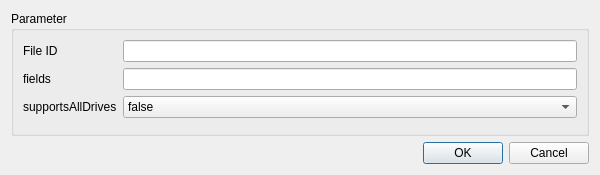
<?xml version="1.0" encoding="UTF-8"?>
<ui version="4.0">
 <class>FileMataDataDialog</class>
 <widget class="QDialog" name="FileMataDataDialog">
  <property name="geometry">
   <rect>
    <x>0</x>
    <y>0</y>
    <width>600</width>
    <height>175</height>
   </rect>
  </property>
  <property name="windowTitle">
   <string>Get file matadata</string>
  </property>
  <layout class="QGridLayout" name="gridLayout">
   <item row="1" column="0">
    <widget class="QDialogButtonBox" name="buttonBox">
     <property name="standardButtons">
      <set>QDialogButtonBox::Cancel|QDialogButtonBox::Ok</set>
     </property>
    </widget>
   </item>
   <item row="0" column="0">
    <widget class="QGroupBox" name="groupBox">
     <property name="title">
      <string>Parameter</string>
     </property>
     <layout class="QFormLayout" name="formLayout">
      <item row="0" column="0">
       <widget class="QLabel" name="label_FileId">
        <property name="text">
         <string>File ID</string>
        </property>
        <property name="buddy">
         <cstring>lineEdit_FileId</cstring>
        </property>
       </widget>
      </item>
      <item row="0" column="1">
       <widget class="QLineEdit" name="lineEdit_FileId"/>
      </item>
      <item row="1" column="0">
       <widget class="QLabel" name="label_Fields">
        <property name="text">
         <string>fields</string>
        </property>
        <property name="buddy">
         <cstring>lineEdit_Fileds</cstring>
        </property>
       </widget>
      </item>
      <item row="1" column="1">
       <widget class="QLineEdit" name="lineEdit_Fileds"/>
      </item>
      <item row="2" column="0">
       <widget class="QLabel" name="label_supportsAllDrives">
        <property name="text">
         <string>supportsAllDrives</string>
        </property>
        <property name="buddy">
         <cstring>comboBox_supportsAllDrives</cstring>
        </property>
       </widget>
      </item>
      <item row="2" column="1">
       <widget class="QComboBox" name="comboBox_supportsAllDrives">
        <item>
         <property name="text">
          <string>false</string>
         </property>
        </item>
        <item>
         <property name="text">
          <string>true</string>
         </property>
        </item>
       </widget>
      </item>
     </layout>
    </widget>
   </item>
  </layout>
 </widget>
 <resources/>
 <connections>
  <connection>
   <sender>buttonBox</sender>
   <signal>accepted()</signal>
   <receiver>FileMataDataDialog</receiver>
   <slot>accept()</slot>
   <hints>
    <hint type="sourcelabel">
     <x>443</x>
     <y>150</y>
    </hint>
    <hint type="destinationlabel">
     <x>443</x>
     <y>175</y>
    </hint>
   </hints>
  </connection>
  <connection>
   <sender>buttonBox</sender>
   <signal>rejected()</signal>
   <receiver>FileMataDataDialog</receiver>
   <slot>reject()</slot>
   <hints>
    <hint type="sourcelabel">
     <x>537</x>
     <y>150</y>
    </hint>
    <hint type="destinationlabel">
     <x>537</x>
     <y>183</y>
    </hint>
   </hints>
  </connection>
 </connections>
</ui>
